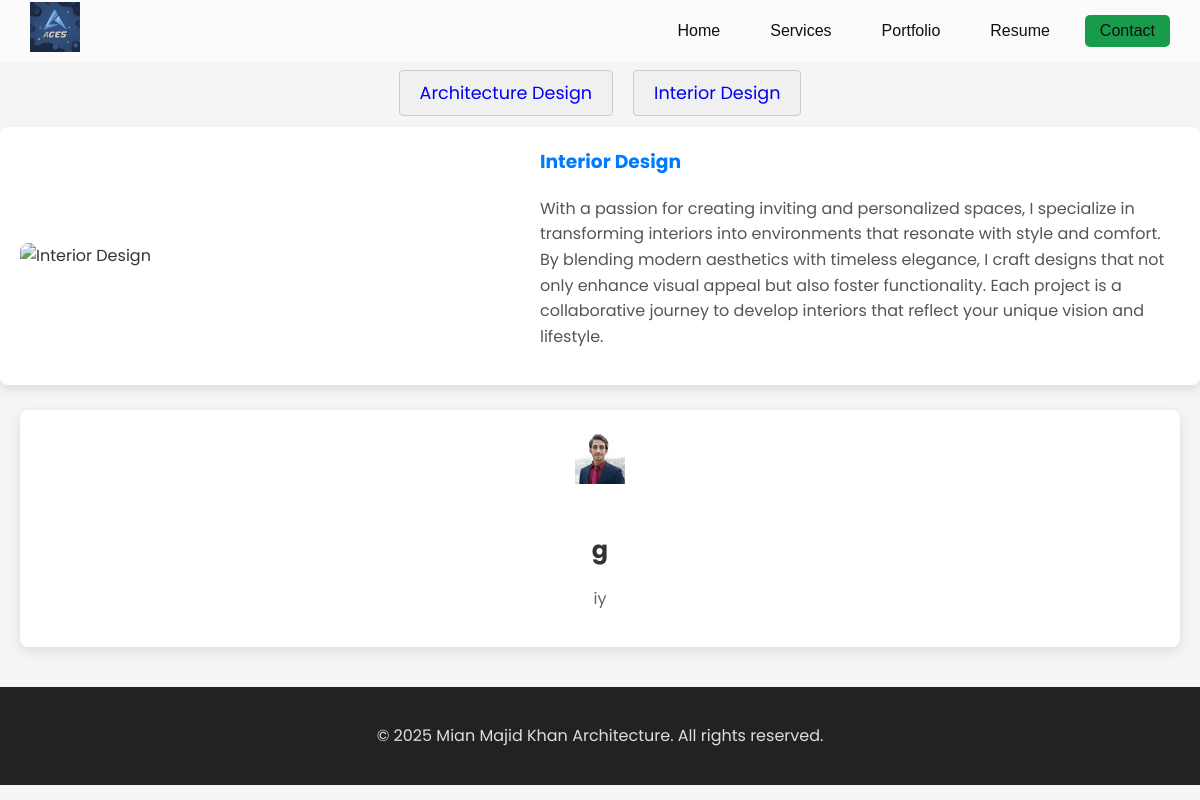
/services.php?id=2, run on the app's committed database.
### tables this page shows
CREATE TABLE `category_services` (
  `id` int(11) NOT NULL,
  `title` varchar(100) NOT NULL,
  `description` text NOT NULL,
  `image` varchar(100) DEFAULT NULL,
  `status` int(11) NOT NULL DEFAULT 1
);

CREATE TABLE `services` (
  `id` int(11) NOT NULL,
  `category_id` int(11) NOT NULL,
  `title` varchar(50) NOT NULL,
  `text` varchar(200) NOT NULL,
  `image` varchar(100) DEFAULT NULL,
  `status` int(11) NOT NULL DEFAULT 1
);

### inc/functions.php (called while the page is built, shortened)
<?php
    function getservices_categ($id){
        global  $conn;
        $all = array();
        if($id == "all")
        {
            $services_categ_sql = "SELECT * FROM category_services WHERE status = 1";
            $services_categ_query = mysqli_query($conn, $services_categ_sql);
            while($services_categ = mysqli_fetch_assoc($services_categ_query)){
                array_push($all, $services_categ);
            }
            return $all;
        }else{
            $services_categ_sql = "SELECT * FROM category_services WHERE status = 1 AND id = $id";
            $services_categ_query = mysqli_query($conn, $services_categ_sql);
            $services_categ = mysqli_fetch_assoc($services_categ_query);
            return $services_categ;
        }
    }
    function get_services($id, $category_id){
        global $conn;
        $all = array();
        if($id == "category_services"){
            $services_sql = "SELECT * FROM services WHERE category_id = $category_id AND status = 1 ORDER BY id DESC";
            $services_query = mysqli_query($conn, $services_sql);
            while($services = mysqli_fetch_assoc($services_query)){
                array_push($all, $services);
            }
            return $all;
         }else if($id == "all_services"){
            $services_sql = "SELECT * FROM services WHERE status = 1 ORDER BY id DESC";
            $services_query = mysqli_query($conn, $services_sql);
            while($services = mysqli_fetch_assoc($services_query)){
                array_push($all, $services);
            }
            return $all;
        }else{
            $services_sql = "SELECT * FROM services WHERE status = 1 AND id = $id";
            $services_query = mysqli_query($conn, $services_sql);
            $services = mysqli_fetch_assoc($services_query);
            return $services;
        }
    }
?>

### services.php (the view, shortened to what this page needs)
<?php
  include("inc/database.php");
  include("inc/functions.php");
  $services_category = getservices_categ("all");
  $categories_list = "";
  foreach ($services_category as $category) {
    $categories_list .= "<a href='services.php?id=" . $category['id'] . "' class='tab-btn services-btn' data-tab='architecture design'>$category[title]</a>";
  }
  $category_id = (isset($_GET['id'])) ? $_GET['id'] : 1;
  $service_categ = getservices_categ($category_id);
  $service_categ_container = "";
    $slug = strtolower($service_categ['title']);
    $service_categ_container .= "
                                <div id='$slug' class='tab-content active'>
                                    <div class='content-container'>";
    if (is_file('admin/images/' . $service_categ['image'])) {
     $service_categ_container .= "  <img src='admin/images/$service_categ[image]' alt='$service_categ[title]'>";
    }else{
      $service_categ_container .= "  <img src='images/default.jpg' alt='$service_categ[title]'>";
    }
      $service_categ_container .= "  <div class='text-content'>
                                        <h3>$service_categ[title]</h3>
                                        <p>
                                          $service_categ[description]
                                        </p>
                                    </div>
                                  </div>
                                ";
  $services = get_services("category_services", $service_categ['id']);
  $services_cards = "";
      foreach($services as $service){
        $services_cards .= "
                      <div class='service-card' data-service-id='1'>
                        <div class='service-icon'>";
        if (is_file('admin/images/' . $service['image'])) {
          $services_cards .= "  <img src='admin/images/$service[image]' alt='$service[title]' width='50'>";
          }else{
            $services_cards .= "<i class='fas fa-drafting-compass'></i>";
          }
          $services_cards .=  "
                        </div>
                        <h3>$service[title]</h3>
                        <p>$service[text]</p>
                      </div>
                      ";
      }
?>
<!DOCTYPE html>
<html lang="en">
<head>
  <link rel="stylesheet" href="styles/header-footer.css">
  <link rel="stylesheet" href="https://cdnjs.cloudflare.com/ajax/libs/font-awesome/6.4.2/css/all.min.css">
  <link rel="stylesheet" href="styles/services.css">
</head>
<body>
  <?php include("inc/header.php") ?>
  <div class="services-tabs">
    <?php echo $categories_list  ?>
  </div>
    <?php
      echo $service_categ_container
     ?>
  <section class='services'>
    <?php
      echo $services_cards
     ?>
    </section>
  </div>
  <footer>
    <p>&copy; 2025 Mian Majid Khan Architecture. All rights reserved.</p>
  </footer>
</body>
</html>

### styles/services.css (style rules this page uses)
* { box-sizing: border-box; }
body { margin: 0; font-family: 'Poppins', sans-serif; color: #333; background-color: #f5f5f5; line-height: 1.6; }
.services-tabs { text-align: center; margin-bottom: 20px; margin-top: 79px; }
.tab-btn { background: #f0f0f0; border: none; padding: 10px 20px; margin: 0 10px; font-size: 1.1rem; cursor: pointer; border-radius: 4px; transition: background 0.3s ease; }
.tab-content { display: none; animation: fadeIn 0.5s ease-in-out; }
.tab-content.active { display: block; }
.content-container { display: flex; flex-wrap: wrap; align-items: center; gap: 20px; background: #fff; padding: 20px; border-radius: 8px; box-shadow: 0 4px 12px rgba(0,0,0,0.1); }
.content-container img { max-width: 100%; width: 500px; border-radius: 8px; object-fit: cover; }
.text-content { flex: 1; min-width: 280px; }
.text-content h3 { margin-top: 0; color: #007bff; }
.text-content p { line-height: 1.6; color: #555; }
.services { display: grid; grid-template-columns: repeat(auto-fit, minmax(280px, 1fr)); gap: 20px; max-width: 1200px; margin: 40px auto; padding: 0 20px; }
.service-card { background: #fff; padding: 20px; border-radius: 8px; text-align: center; box-shadow: 0 4px 12px rgba(0,0,0,0.1); transition: transform 0.3s ease, box-shadow 0.3s ease; cursor: pointer; margin-top: -15px; }
.service-icon { font-size: 3rem; color: #007bff; margin-bottom: 15px; }
.services-btn { text-decoration: none; border: 1px solid #ccc; }
.service-card h3 { font-size: 1.5rem; margin-bottom: 10px; }
.service-card p { font-size: 1rem; color: #666; }
footer { text-align: center; padding: 20px; background: #222; color: #ddd; }

### data on the page
category_services: title "Architecture Design"
category_services: title "Interior Design", description "With a passion for creating inviting and personalized spaces, I specialize in transforming interiors into environments that resonate with style and comfort. By blending modern aesthetics with timeless elegance, I craft designs that not only enhance visual appeal but also foster functionality. Each project is a collaborative journey to develop interiors that reflect your unique vision and lifestyle."
services: image (picture), title "g", text "iy"
